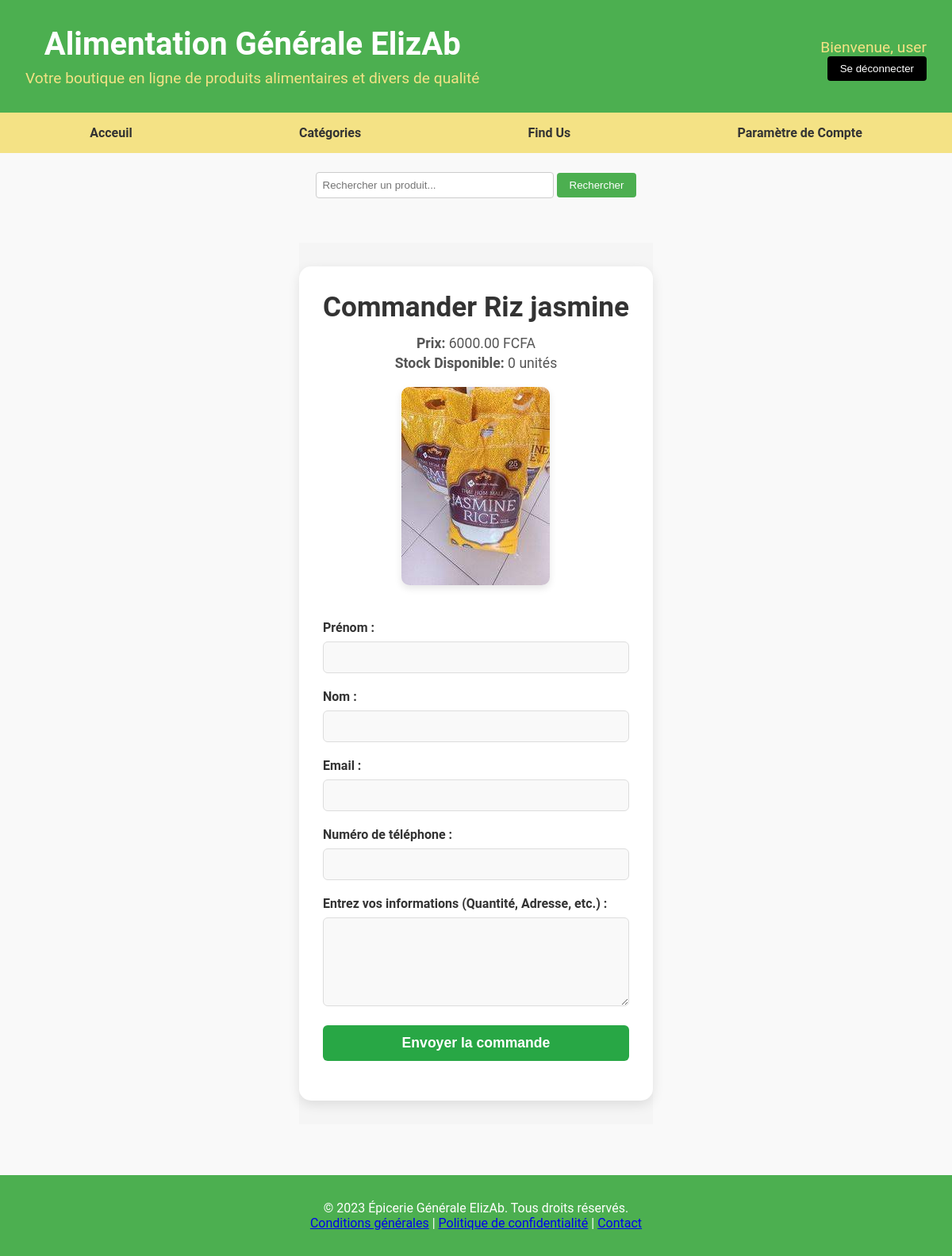
Screenshot of /commander/1 (signed in) with the database file from the repository.
### store/models.py (models this page shows, shortened)
class Product(models.Model):
    name = models.CharField(max_length=200)  # Product name
    price = models.DecimalField(max_digits=10, decimal_places=2)  # Product price
    image = models.ImageField(upload_to='product_images/')  # Image upload path
    added_by = models.ForeignKey(User, on_delete=models.CASCADE, limit_choices_to={'is_superuser': True})  # Only superusers can add
    category = models.ForeignKey(Category, on_delete=models.SET_NULL, null=True, blank=True)  # Product category
    date_added = models.DateTimeField(auto_now_add=True)  # When the product was added
    stock = models.PositiveIntegerField(default=0)  # Product stock
    featured = models.BooleanField(default=False)
    description = models.TextField(blank=True, null=True)  # Optional description

### store/views.py (the view)
# urls.py: path('commander/<int:product_id>', views.command, name='command'),
def command(request, product_id):
    if not request.user.is_authenticated:
        messages.info(request, "Veuillez vous connecter pour commander ce produit.")
        return redirect(f'{reverse("login")}?next={request.path}')
    product = get_object_or_404(Product, id=product_id)
    if request.method == 'POST':
        form = CommandForm(request.POST)
        if form.is_valid():
            command = form.save(commit=False)
            command.user = request.user
            command.product = product
            command.save()
            subject = f"Nouvelle commande pour {product.name}"
            message = f"""
                Prénom: {form.cleaned_data['first_name']}
                Nom: {form.cleaned_data['last_name']}
                Email: {request.user.email}  # Use email from the authenticated user
                Numéro de téléphone: {form.cleaned_data['phone_number']}

                Détails de la commande:
                {form.cleaned_data['command_details']}  # Include the entire content entered by the user

                Produit commandé: {product.name}
                Prix: {product.price} FCFA
            """
            user_email_subject = f"Confirmation de commande pour {product.name}"
            user_email_message = f"""
                Bonjour {request.user.first_name} {request.user.last_name},

                Merci d'avoir commandé chez nous !

                Votre commande pour {product.name} a bien été reçue.
                Voici les détails de votre commande :

                {form.cleaned_data['command_details']}  # Include the whole content in the user's email

                Prix: {product.price} FCFA

                Nous vous contacterons bientôt pour la livraison.

                Cordialement,
                L'équipe de la boutique ElizAb
            """
            try:
                send_mail(
                    subject,
                    message,
                    settings.DEFAULT_FROM_EMAIL,
                    ['aatsou12@gmail.com'],
                    fail_silently=False,
                )
                send_mail(
                    user_email_subject,
                    user_email_message,
                    settings.DEFAULT_FROM_EMAIL,
                    [request.user.email],
                    fail_silently=False,
                )
                return redirect('command_done')  # Redirect to the 'command done' page
            except (BadHeaderError, TimeoutError) as e:
                messages.error(request, "Une erreur s'est produite lors de l'envoi de votre commande. Veuillez réessayer.")
                print(f"Email sending failed: {e}")
                return render(request, 'command_product.html', {'product': product, 'form': form})
    else:
        form = CommandForm()
    return render(request, 'command_product.html', {'product': product, 'form': form})

### store/forms.py
class CommandForm(forms.ModelForm):
    first_name = forms.CharField(max_length=100, label='Prénom')
    last_name = forms.CharField(max_length=100, label='Nom')
    email = forms.EmailField(label='Email')
    phone_number = forms.CharField(max_length=15, label='Numéro de téléphone')
    command_details = forms.CharField(
        widget=forms.Textarea(attrs={'rows': 5}),
        label='Entrez vos informations (Quantité, Adresse, etc.)'
    )
    class Meta:
        model = Command
        fields = ['first_name', 'last_name', 'email', 'phone_number', 'command_details']

### store/context_processors.py (called while the page is built)
def categories_processor(request):
    categories = Category.objects.all()
    return {'categories': categories}

### store/templatetags/store_tags.py (called while the page is built)
@register.inclusion_tag('appbar.html')
def get_categories():
    categories = Category.objects.all()
    return {'categories': categories}

### store/templates/command_product.html (shortened to what this page needs)
{% extends 'base2.html' %}
{% load static %}
{% block extra_css %}
    <link rel="stylesheet" href="{% static 'css/command.css' %}">
{% endblock %}
{% block content %}
<section class="command-page">
    <div class="command-container">
        <div class="command-product-info">
            <h1>Commander {{ product.name }}</h1>
            <p><strong>Prix:</strong> {{ product.price }} FCFA</p>
            <p><strong>Stock Disponible:</strong> {{ product.stock }} unités</p>
            <div class="command-product-image">
                <img src="{{ product.image.url }}" alt="{{ product.name }}" class="product-image">
            </div>
        </div>
        <div class="command-form">
            <form method="POST" action="{% url 'command' product.id %}">
                <div class="form-group">
                    <label for="first_name">Prénom :</label>
                    <input type="text" name="first_name" id="first_name" class="form-control" required>
                </div>
                <div class="form-group">
                    <label for="last_name">Nom :</label>
                    <input type="text" name="last_name" id="last_name" class="form-control" required>
                </div>
                <div class="form-group">
                    <label for="email">Email :</label>
                    <input type="email" name="email" id="email" class="form-control" required>
                </div>
                <div class="form-group">
                    <label for="phone_number">Numéro de téléphone :</label>
                    <input type="text" name="phone_number" id="phone_number" class="form-control" required>
                </div>
                <div class="form-group">
                    <label for="command_details">Entrez vos informations (Quantité, Adresse, etc.) :</label>
                    <textarea name="command_details" id="command_details" rows="5" class="form-control" required></textarea>
                </div>
                <button type="submit" class="product-btn">Envoyer la commande</button>
            </form>
        </div>
    </div>
</section>
{% endblock %}

### store/templates/base2.html (shortened to what this page needs)
{% load static %}
{% load store_tags %}
<!DOCTYPE html>
<html lang="fr">
<head>
    <link rel="stylesheet" href="{% static 'css/home.css' %}">
    <link rel="stylesheet" href="https://cdnjs.cloudflare.com/ajax/libs/font-awesome/6.4.0/css/all.min.css">
    {% block extra_css %}{% endblock %}
</head>
<body>
    <header>
        <div class="header-content">
            <h1>Alimentation Générale ElizAb</h1>
            <p>Votre boutique en ligne de produits alimentaires et divers de qualité</p>
        </div>
        <div class="account">
            {% if request.user.is_authenticated %}
                <p>Bienvenue, {{ request.user.username }}</p>
                <form action="{% url 'logout' %}" method="post">
                    <button type="submit" class="btn btn-black">Se déconnecter</button>
                </form>
            {% else %}
                <a href="{% url 'login' %}" class="btn btn-black">Se connecter</a>
                <a href="{% url 'register' %}" class="btn btn-black">Créer un Compte</a>
            {% endif %}
        </div>
    </header>
    <nav>
        <ul>
            <li><a href="{% url 'home' %}">Acceuil</a></li>
            <li class="dropdown">
                <a href="javascript:void(0)" class="dropbtn">Catégories</a>
            </li>
            <li><a href="https://maps.app.goo.gl/HZkdDLk63YYQmW117" target="_blank">Find Us</a></li>
            {% if request.user.is_authenticated %}
                <li><a href="{% url 'asetting' %}">Paramètre de Compte</a></li>
            {% else %}
                <li><a href="{% url 'login' %}">Se connecter</a></li>
            {% endif %}
        </ul>
    </nav>
    <section class="product-search">
        <form method="GET" action="">
            <input type="text" name="query" placeholder="Rechercher un produit..." value="{{ request.GET.query|default:'' }}">
            <button type="submit">Rechercher</button>
        </form>
    </section>
    <main>
        {%block content%}{%endblock%}
    </main>
    <footer>
        <p>© 2023 Épicerie Générale ElizAb. Tous droits réservés.</p>
        <p><a href="/conditions-generales">Conditions générales</a> | <a href="/politique-confidentialite">Politique de confidentialité</a> | <a href="/contact">Contact</a></p>
    </footer>
</body>
</html>

### store/static/css/home.css (style rules this page uses)
:root { --primary-color: #4caf50; --secondary-color: #f4e285; --text-color: #333; --background-color: #f9f9f9; --highlight-color: #a3ab40; --button-color: #000; --button-hover: #444; }
* { margin: 0; padding: 0; box-sizing: border-box; }
html, body { height: 100%; font-family: 'Roboto', sans-serif; background-color: var(--background-color); color: var(--text-color); }
body { display: flex; flex-direction: column; justify-content: space-between; }
header { background-color: var(--primary-color); color: white; padding: 2rem; display: flex; justify-content: space-between; align-items: center; flex-wrap: wrap; }
.header-content { text-align: center; }
header h1 { margin: 0; font-size: 2.5rem; }
header p { margin-top: 0.5rem; font-size: 1.2rem; color: var(--secondary-color); }
.account { text-align: right; }
nav { background-color: var(--secondary-color); padding: 0.5rem; }
nav ul { list-style-type: none; padding: 0; display: flex; justify-content: space-around; }
nav ul li { position: relative; display: inline-block; }
nav ul li a { color: var(--text-color); text-decoration: none; padding: 0.5rem 1rem; display: block; font-weight: bold; }
.product-search { text-align: center; margin: 1.5rem 0; }
.product-search form { display: inline-block; }
.product-search input[type="text"] { padding: 0.5rem; width: 300px; border: 1px solid #ccc; border-radius: 4px; }
.product-search button { padding: 0.5rem 1rem; background-color: var(--primary-color); color: white; border: none; border-radius: 4px; cursor: pointer; }
main { flex: 1; max-width: 1200px; margin: 0 auto; padding: 2rem; background-color: var(--background-color); }
.btn { background-color: var(--primary-color); color: white; border: none; padding: 0.5rem 1rem; border-radius: 4px; text-decoration: none; transition: background-color 0.3s ease; }
.btn-black { background-color: var(--button-color); }
footer { background-color: var(--primary-color); color: white; text-align: center; padding: 2rem; margin-top: 2rem; position: relative; width: 100%; bottom: 0; }

### store/static/css/command.css (style rules this page uses)
.command-page { padding: 30px 0; background-color: #f5f5f5; min-height: 100vh; display: flex; align-items: center; }
.command-container { display: flex; flex-direction: column; max-width: 600px; width: 100%; margin: 0 auto; background-color: #fff; padding: 30px; border-radius: 15px; box-shadow: 0 5px 15px rgba(0, 0, 0, 0.1); }
.command-product-info { margin-bottom: 20px; text-align: center; }
.command-product-info h1 { font-size: 2.2rem; font-weight: 700; color: #333; margin-bottom: 15px; }
.command-product-info p { font-size: 1.1rem; color: #555; margin: 5px 0; }
.command-product-image { margin-top: 20px; text-align: center; }
.product-image { border-radius: 10px; box-shadow: 0 4px 10px rgba(0, 0, 0, 0.1); max-width: 100%; height: auto; }
.command-form { background-color: #fff; padding: 20px 0; border-radius: 10px; }
.form-group { margin-bottom: 20px; }
.form-group label { display: block; font-weight: 600; color: #333; margin-bottom: 8px; font-size: 1rem; }
.form-control { width: 100%; padding: 10px 12px; border: 1px solid #ddd; border-radius: 6px; font-size: 1rem; color: #555; background-color: #f9f9f9; transition: all 0.3s ease; }
.product-btn { display: inline-block; padding: 12px 30px; font-size: 1.1rem; font-weight: 600; color: #fff; background-color: #28a745; border: none; border-radius: 6px; transition: all 0.3s ease; cursor: pointer; text-align: center; width: 100%; }

### rows the page displays
Product: name "Riz jasmine", price "6000.00", stock "0", image (picture)

### other values shown
{{ request.user.username }} "user"
